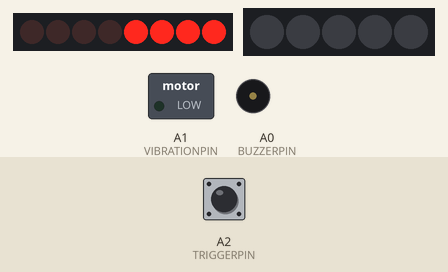
Recording of a sketch running on a simulated Arduino Uno, built with avr-gcc and run on an emulated ATmega328P. Shown: 8 shift-register outputs drawn as a row of LEDs (first output left, lit = HIGH), 5 RGB LEDs in strip order, left to right, switched loads named in the sketch (green lamp = pin HIGH), buzzer (waves = sounding). Wiring (inferred from the names in the program): shift register (74HC595): data pin 11; shift clock pin 12; latch pin 10. Wiring (inferred from the signals the program sends): row of LEDs: on Q0, Q1, Q2, Q3, Q4, Q5, Q6, Q7. Inputs (shaded band) come from the test bench; at power-on: A2 (TRIGGERPIN) HIGH. Pins used as bus, display or sensor lines are not drawn.

Above: at 2.9 s.
3.0 s: A2 (TRIGGERPIN) pulled LOW for 0.15 s
At 4.5 s:
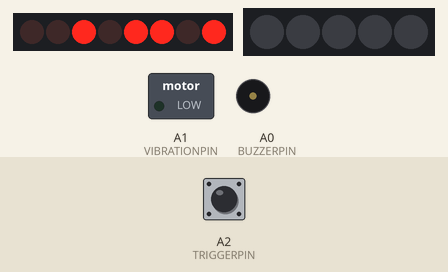
4.8 s: A2 (TRIGGERPIN) pulled LOW for 1 s
At 5.8 s:
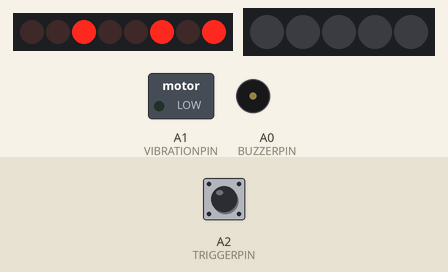
7.3 s: A2 (TRIGGERPIN) pulled LOW for 0.15 s
At 8.7 s:
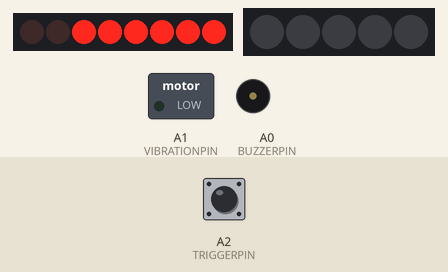
9.1 s: A2 (TRIGGERPIN) pulled LOW for 3.2 s
At 10.3 s:
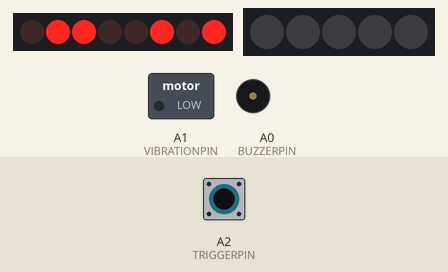
13.8 s: A2 (TRIGGERPIN) pulled LOW for 0.15 s
At 15.3 s:
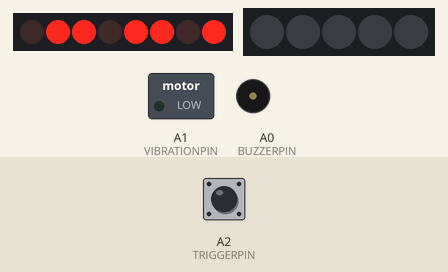
15.6 s: A2 (TRIGGERPIN) pulled LOW for 1 s
At 16.5 s:
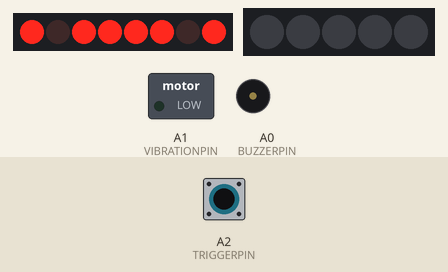
Timing chart, 0 to 18.6 s (numbered marks = the images above; inputs shaded):
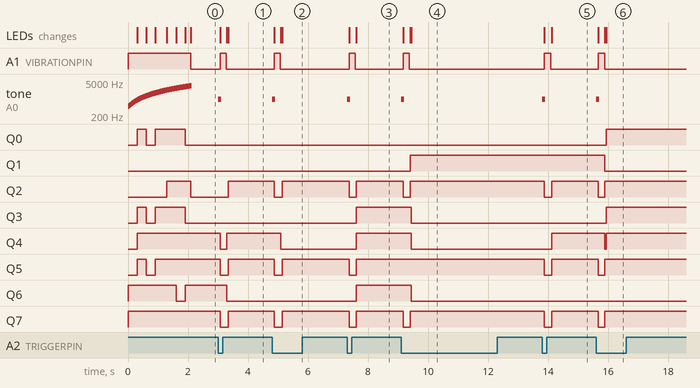

The sketch:

Gun_Code.ino
```cpp
   /*
 * Pin 2 - Trigger button
 * Pin 3 - IR
 * Pin 4 - Vibration Module
 * Pin 6 - Neopixel
 * Pin 8 - Buzzer
 * Pin 10 - LatchPin
 * Pin 11 - DataPin
 * Pin 12 - ClockPin
 *
 */
#include <Gun.h>
#include <IR_Comms.h>
#include <SevsegShiftReg.h>
/*defining pin numbers*/

#define BUZZERPIN A0
#define VIBRATIONPIN A1
#define TRIGGERPIN A2  // normally open to trigger pin and com to gnd

#define NUMPIXELS 5
#define NEOPIXELSPIN 6
//Pin connected to ST_CP of 74HC595
#define LATCHPIN 10
////Pin connected to DS of 74HC595
#define DATAPIN 11
//Pin connected to SH_CP of 74HC595
#define CLOCKPIN 12

// variables for pulling trigger of gun
int triggerState = 0;               // variable for reading the trigger status
int maxBullet = 30;                 // Max Ammo for the gun
int minBullet = 0;                  // Min. Ammo for the gun
int currentBullet = 0;              // Current Ammo for the gun
boolean triggerPressed = false;     //boolean to prevent spamming


Gun standardGun = Gun(minBullet, maxBullet, NUMPIXELS, NEOPIXELSPIN, BUZZERPIN, VIBRATIONPIN);
IR_Comms irComms(0x1, 0x1);
SevsegShiftReg disp(LATCHPIN, CLOCKPIN, DATAPIN, 2);

void setup() {
  Serial.begin(9600);
  standardGun.setSendCode(irComms.encrypt());
  disp.setupPins();
  standardGun.attachSevseg(disp);
  pinMode(TRIGGERPIN, INPUT_PULLUP);

  pinMode(VIBRATIONPIN, OUTPUT);
}

void loop() {
  //fancy bootup sequence
  standardGun.bootupSequence();

  //check if trigger is pressed, and shoot if it is
  triggerState = digitalRead(TRIGGERPIN);
  if(triggerState == HIGH){
    // trigger not pressed
    triggerPressed = false;
    // digital write vibrator low
    digitalWrite(VIBRATIONPIN, LOW);

  }else{
    if(triggerPressed == false){
      standardGun.shoot();
      // digital write vibrator high
      digitalWrite(VIBRATIONPIN, HIGH);
      triggerPressed = true;
    }
  }
  standardGun.updateAmmoBar();
}
```

Measured:
- after the input at 3.0 s, A1 (VIBRATIONPIN): LOW → HIGH after 0.07 s, → LOW 0.21 s later; tone on A0 (BUZZERPIN): silent → 1000 Hz at once, → silent 0.10 s later; Q2: LOW → HIGH after 0.34 s; Q4: HIGH → LOW after 0.07 s, → HIGH 0.23 s later; Q5, Q7: HIGH → LOW after 0.07 s, → HIGH 0.27 s later
- after the input at 4.8 s, A1 (VIBRATIONPIN): LOW → HIGH after 0.07 s, → LOW 0.21 s later; tone on A0 (BUZZERPIN): silent → 1000 Hz at once, → silent 0.10 s later; Q2, Q5, Q7: HIGH → LOW after 0.07 s, → HIGH 0.27 s later; Q4: HIGH → LOW after 0.30 s
- after the input at 7.3 s, A1 (VIBRATIONPIN): LOW → HIGH after 0.07 s, → LOW 0.21 s later; tone on A0 (BUZZERPIN): silent → 1000 Hz at once, → silent 0.10 s later; Q2, Q5, Q7: HIGH → LOW after 0.07 s, → HIGH 0.23 s later; Q3, Q4, Q6: LOW → HIGH after 0.30 s
- after the input at 9.1 s, A1 (VIBRATIONPIN): LOW → HIGH after 0.07 s, → LOW 0.21 s later; tone on A0 (BUZZERPIN): silent → 1000 Hz at once, → silent 0.10 s later; Q1: LOW → HIGH after 0.30 s; Q2, Q7: HIGH → LOW after 0.07 s, → HIGH 0.23 s later; Q3, Q4, Q6: HIGH → LOW after 0.34 s
- after the input at 13.8 s, A1 (VIBRATIONPIN): LOW → HIGH after 0.08 s, → LOW 0.21 s later; tone on A0 (BUZZERPIN): silent → 1000 Hz at once, → silent 0.10 s later; Q2, Q5, Q7: HIGH → LOW after 0.08 s, → HIGH 0.24 s later; Q4: LOW → HIGH after 0.32 s
- after the input at 15.6 s, A1 (VIBRATIONPIN): LOW → HIGH after 0.08 s, → LOW 0.21 s later; tone on A0 (BUZZERPIN): silent → 1000 Hz at once, → silent 0.10 s later; Q0, Q3: LOW → HIGH after 0.34 s; Q1: HIGH → LOW after 0.30 s; Q2, Q5, Q7: HIGH → LOW after 0.08 s, → HIGH 0.22 s later
- by itself, tone on A0 (BUZZERPIN): plays 500 Hz for 0.02 s, 515 Hz for 0.01 s, 530 Hz for 0.01 s, 545 Hz for 0.01 s, 560 Hz for 0.01 s, 575 Hz for 0.01 s … (201 notes in this stretch)
